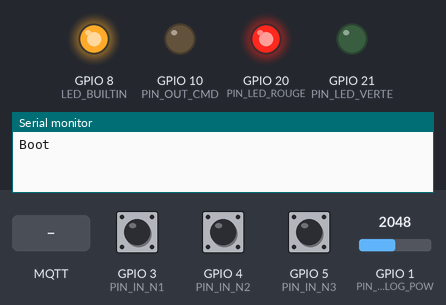
Recording of a sketch running on a simulated ESP32-C3. On the bench: output pins drawn as LEDs (lit = HIGH), the last lines printed to the serial monitor. Dashed ring = blinking. Inputs (shaded band) come from the test bench; at power-on: GPIO 1 (PIN_ANALOG_POW) = 2048, GPIO 3 (PIN_IN_N1) HIGH, GPIO 4 (PIN_IN_N2) HIGH, GPIO 5 (PIN_IN_N3) HIGH. No MQTT or app messages arrive unless stated.

Above: at 1.5 s.
1.6 s: MQTT message "on" arrives on the first subscribed topic
At 2.08 s:
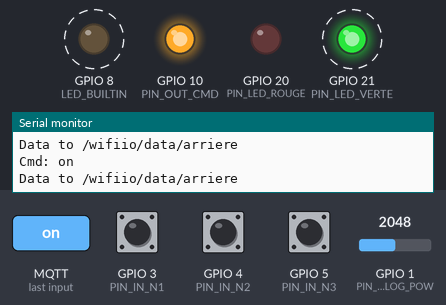
4.6 s: MQTT message "off" arrives on the first subscribed topic
At 5.7 s:
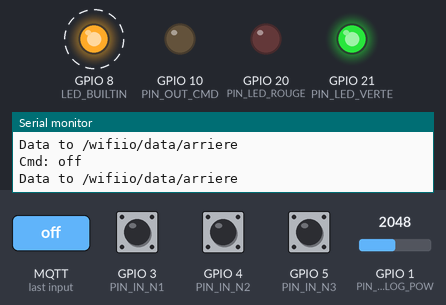
7.6 s: MQTT message "ping" arrives on the first subscribed topic
At 13.2 s:
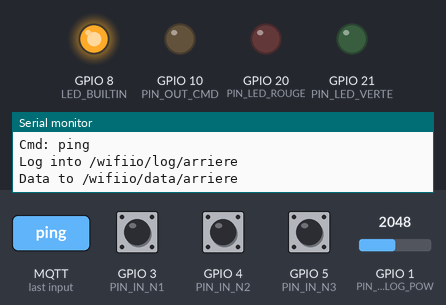
Timing chart, 0 to 19.6 s (numbered marks = the images above; inputs shaded):
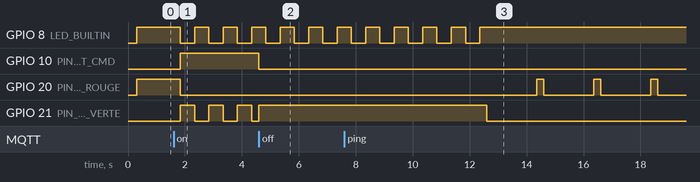

The sketch:

jard_c3_mqtt.ino
```cpp
/**
 * @file jard_c3_mqtt.ino
 * @brief ESP32-C3 - Gestion d'un noeud WIFI-IO de controle de cuve
 *
 * NOLOGO - ESP C3 super mini
 *
 * LED Verte   : Fiwe=ON, Clignote si EV active
 * LED interne : Clignote rapide si activité réseau, éteinte si nada
 * LED Rouge   : Fixe=Pas de Wifi, Rapide=Pas de Mqtt, Lent(2s)=Off
 */

#include <WiFi.h>
#include <EspMQTTClient.h>

#include "timer.h"
#include "analog.hpp"

#include "esp_system.h"
#include "esp_sleep.h"
// #include "esp_task_wdt.h"       // Optionnel si tu veux gérer le WDT proprement

//#define NODE_MAIN
//#define NODE_PAUL
//#define NODE_REDUIT
//#define NODE_BARBEC
#define NODE_ARRIERE
//#define NODE_TERRASSE
//#define NODE_TEST

#define VERSION "V1.0-ESP32C3"

/**
 * Reglages
 */
#define TIME_BEFORE_SLEEP_S   (60*60)
#define TIME_BEFORE_FIRST_S   (3*60)
#define TIME_REPEAT_FIRST_S   (20)
#define TIME_CYCLE_MS         (100)
#define TIMEOUT_COMM_S        (5)
#define SLEEPING_TIME_MIN     (30)

/**
 * Credentials Wifi et MQTT
 */
#define WIFI_ID       "Domotique"
#define WIFI_PWD      "94582604"
#define MQTT_IP       "192.168.3.200"
#define MQTT_LOGIN    "toto"
#define MQTT_PWD      "toto"

/**
 * Brochage ESP32-C3 (EXEMPLES) : A ADAPTER !
 * - Choisis des GPIO dispo sur ta carte C3
 * - Pour l'ADC, il faut un GPIO ADC (ADC1) supporté par ton module
 */
#define PIN_IN_N1       3
#define PIN_IN_N2       4
#define PIN_IN_N3       5
#define PIN_OUT_CMD     10
#define PIN_LED_ROUGE   20
#define PIN_LED_VERTE   21

// ADC: sur ESP32-C3, analogRead() se fait sur un GPIO ADC (ex: GPIO0/1/2/3/4 selon carte)
// Mets ici un GPIO réellement câblé vers ta mesure tension
#define PIN_ANALOG_POW  1

/**
 * Sujets MQTT
 */
#define TOPIC_PREFIX  "/wifiio"
#define TOPIC_CMD     "cmd"
#define TOPIC_DATA    "data"
#define TOPIC_LOG     "log"

bool g_comm_ok=false;
bool g_lvl_1=false;
bool g_lvl_2=false;
bool g_lvl_3=false;
int  g_rssi=0;
bool g_cmd_pump=false;
unsigned long g_tick_s=0;
bool g_flg250ms=false;
bool g_flg500ms=false;
bool g_flg1s=false;
bool g_flg2s=false;
bool g_flgImp500ms=false;
bool g_flgImp1s=false;
bool g_flgImp2s=false;

typedef enum
{
  OTHER,
  NORMAL,
  HARD_WDG,
  SOFT_WDG
} E_BOOT_REASON;

E_BOOT_REASON g_eBootReason;
bool g_boot_event_sent=false;

Analog anVoltage=Analog();

Timer tmrComm((unsigned long)TIMEOUT_COMM_S*1000UL);
Timer tmrBeforeSleep((unsigned long)TIME_BEFORE_SLEEP_S*1000UL);
Timer tmrGotoSleep(5000UL);

Timer tmrCycle((unsigned long)TIME_CYCLE_MS,false);
Timer tmr250ms(250UL,false);

Timer tmrBeforeFirst((unsigned long)TIME_BEFORE_FIRST_S*1000UL);
Timer tmrRepeatFirst((unsigned long)TIME_REPEAT_FIRST_S*1000UL,false);

#ifdef NODE_TEST
  char NAME[]="test";
#endif
#ifdef NODE_MAIN
  char NAME[]="main";
#endif
#ifdef NODE_PAUL
  char NAME[]="paul";
#endif
#ifdef NODE_REDUIT
  char NAME[]="reduit";
#endif
#ifdef NODE_BARBEC
  char NAME[]="barbec";
#endif
#ifdef NODE_ARRIERE
  char NAME[]="arriere";
#endif
#ifdef NODE_TERRASSE
  char NAME[]="terrasse";
#endif


EspMQTTClient mqttClient(
  WIFI_ID,
  WIFI_PWD,
  MQTT_IP,
  MQTT_LOGIN,
  MQTT_PWD,
  NAME
);

void sendLog(const char *strMsg)
{
  char strTopicLog[64];
  snprintf(strTopicLog,sizeof(strTopicLog),"%s/%s/%s",TOPIC_PREFIX,TOPIC_LOG,NAME);
  Serial.print("Log into ");
  Serial.println(strTopicLog);
  mqttClient.publish(strTopicLog, strMsg);
}

void addBool(char *strJson,const char *strKey,bool val)
{
  strcat(strJson,"\"");
  strcat(strJson,strKey);
  strcat(strJson,"\":");
  strcat(strJson, val ? "true" : "false");
}

void addInt(char *strJson,const char *strKey,int val)
{
  strcat(strJson,"\"");
  strcat(strJson,strKey);
  strcat(strJson,"\":");
  char tmp[16];
  snprintf(tmp,sizeof(tmp),"%d",val);
  strcat(strJson,tmp);
}

void addUshort(char *strJson,const char *strKey,unsigned short val)
{
  strcat(strJson,"\"");
  strcat(strJson,strKey);
  strcat(strJson,"\":");
  char tmp[16];
  snprintf(tmp,sizeof(tmp),"%u",val);
  strcat(strJson,tmp);
}

void addULong(char *strJson,const char *strKey,unsigned long val)
{
  strcat(strJson,"\"");
  strcat(strJson,strKey);
  strcat(strJson,"\":");
  char tmp[24];
  snprintf(tmp,sizeof(tmp),"%lu",val);
  strcat(strJson,tmp);
}

void sendData(void)
{
  char strTopicData[64];
  snprintf(strTopicData,sizeof(strTopicData),"%s/%s/%s",TOPIC_PREFIX,TOPIC_DATA,NAME);
  Serial.print("Data to ");
  Serial.println(strTopicData);

  char strData[255]="";
  strcat(strData,"{");
  addBool(strData,"cmd",g_cmd_pump); strcat(strData,",");
  addBool(strData,"n1",g_lvl_1);     strcat(strData,",");
  addBool(strData,"n2",g_lvl_2);     strcat(strData,",");
  addBool(strData,"n3",g_lvl_3);     strcat(strData,",");
  addInt (strData,"rssi",g_rssi);    strcat(strData,",");

  // ⚠️ Calibration ADC différente sur ESP32-C3 !
  // Tu auras probablement besoin d'ajuster cette formule.
  // Ici on garde ton ancien calcul en "placeholder".
  unsigned short dxvolt = (unsigned short)(120UL * anVoltage.get() / 3286UL);
  addUshort(strData,"pwr",dxvolt);   strcat(strData,",");
  addULong(strData,"tick",g_tick_s);
  strcat(strData,"}");

  mqttClient.publish(strTopicData, strData);
}

void onReceiveCmd(const String &payload)
{
  Serial.print("Cmd: ");
  Serial.println(payload);

  tmrBeforeFirst.stop();
  tmrRepeatFirst.stop();

  if (tmrGotoSleep.isRunning())
  {
    Serial.println("Cmd ignoree car veille demandee.");
    return;
  }

  if (payload=="on")
    g_cmd_pump=true;
  else if (payload=="off")
    g_cmd_pump=false;
  else if (payload=="sleep")
  {
    g_cmd_pump=false;
    sendLog("Demande de faire dodo!");
    tmrGotoSleep.start();
  }
  else if (payload=="ping")
    sendLog("pong");
  else if (payload=="tstwdg")
  {
    while (1) { } // laisser le watchdog faire son boulot
  }
  else if (payload=="tstwdg2")
  {
    // Sur ESP32, désactiver le WDT n'est pas "ESP.wdtDisable()".
    // Si tu en as besoin, on le fera proprement avec esp_task_wdt_*.
    sendLog("tstwdg2 non implemente (ESP32)");
    while (1) { }
  }

  sendData();

  g_comm_ok=true;
  tmrComm.start();
  tmrBeforeSleep.start();
}

void onConnectionEstablished()
{
  char strTopicCmd[64];
  snprintf(strTopicCmd,sizeof(strTopicCmd),"%s/%s/%s",TOPIC_PREFIX,TOPIC_CMD,NAME);
  mqttClient.subscribe(strTopicCmd,onReceiveCmd);

  char strConnMsg[80];
  snprintf(strConnMsg,sizeof(strConnMsg),"Connected %s (%s %s)",VERSION,__DATE__,__TIME__);

  sendLog(strConnMsg);
  sendData();

  if (!g_boot_event_sent)
  {
    switch (g_eBootReason)
    {
      case NORMAL:   break;
      case SOFT_WDG: sendLog("SOFT WDG!"); break;
      case HARD_WDG: sendLog("HARD WDG!"); break;
      case OTHER:    sendLog("OTHER BOOT!"); break;
    }
    g_boot_event_sent=true;
  }
}

void setup_mqtt(void)
{
  static char strName[32];
  snprintf(strName,sizeof(strName),"wifiio_%s",NAME);
  mqttClient.setMqttClientName(strName);

  mqttClient.enableMQTTPersistence();
  mqttClient.enableDebuggingMessages(); // si tu veux tracer
}

inline void _point(void)
{
  digitalWrite(PIN_LED_ROUGE,LOW);
  digitalWrite(LED_BUILTIN,LOW);
  delay(100);
  digitalWrite(PIN_LED_ROUGE,HIGH);
  digitalWrite(LED_BUILTIN,HIGH);
  delay(200);
}

inline void _trait(void)
{
  digitalWrite(PIN_LED_ROUGE,LOW);
  digitalWrite(LED_BUILTIN,LOW);
  delay(400);
  digitalWrite(PIN_LED_ROUGE,HIGH);
  digitalWrite(LED_BUILTIN,HIGH);
  delay(200);
}

inline void _sos(void)
{
  for (int i=0;i<10;i++)
  {
    digitalWrite(PIN_OUT_CMD,LOW);

    for (int j=0;j<3;j++) _point();
    delay(100);

    for (int j=0;j<3;j++) _trait();
    delay(100);

    for (int j=0;j<3;j++) _point();

    delay(1000);
  }
}

static E_BOOT_REASON mapBootReason()
{
  // ESP32: cause de reset
  esp_reset_reason_t r = esp_reset_reason();

  switch (r)
  {
    case ESP_RST_POWERON:
    case ESP_RST_SW:
    case ESP_RST_EXT:
      return NORMAL;

    case ESP_RST_TASK_WDT:
      return SOFT_WDG;

    case ESP_RST_WDT:
    case ESP_RST_PANIC:
      return HARD_WDG;

    default:
      return OTHER;
  }
}

void setup()
{
  pinMode(PIN_OUT_CMD,OUTPUT);
  digitalWrite(PIN_OUT_CMD,LOW);

  pinMode(PIN_LED_ROUGE,OUTPUT);
  digitalWrite(PIN_LED_ROUGE,LOW);

  pinMode(LED_BUILTIN,OUTPUT);
  digitalWrite(LED_BUILTIN,LOW);

  pinMode(PIN_LED_VERTE,OUTPUT);
  digitalWrite(PIN_LED_VERTE,LOW);

  pinMode(PIN_IN_N1,INPUT_PULLUP);
  pinMode(PIN_IN_N2,INPUT_PULLUP);
  pinMode(PIN_IN_N3,INPUT_PULLUP);

  pinMode(PIN_ANALOG_POW,INPUT);

  Serial.begin(9600);
  delay(300);
  Serial.println("Boot");

  g_eBootReason = mapBootReason();
  g_boot_event_sent = false;

  if ((g_eBootReason==SOFT_WDG) || (g_eBootReason==HARD_WDG))
    _sos();

  setup_mqtt();

  g_comm_ok=false;

  tmrComm.start();
  tmrCycle.start();
  tmrBeforeSleep.start();
  tmrBeforeFirst.start();
  tmrRepeatFirst.start();
  tmr250ms.start();
}

void goDeepSleep()
{
  g_cmd_pump=false;
  digitalWrite(PIN_OUT_CMD,LOW);
  digitalWrite(PIN_LED_ROUGE,LOW);
  digitalWrite(PIN_LED_VERTE,LOW);
  digitalWrite(LED_BUILTIN,HIGH);


  // Réveil timer uniquement (simple et fiable)
  uint64_t us = (uint64_t)SLEEPING_TIME_MIN * 60ULL * 1000000ULL;
  esp_sleep_enable_timer_wakeup(us);
  esp_deep_sleep_start();
}

void loop()
{
  // Lecture des niveaux
  g_lvl_1 = (digitalRead(PIN_IN_N1)==LOW);
  g_lvl_2 = (digitalRead(PIN_IN_N2)==LOW);
  g_lvl_3 = (digitalRead(PIN_IN_N3)==LOW);

  // Lecture lente tension + RSSI
  if (tmrCycle.tick())
  {
    unsigned short tmp = (unsigned short)analogRead(PIN_ANALOG_POW);
    anVoltage.latch(tmp);

    g_rssi = WiFi.RSSI();
  }

  // Timeout comm
  if (tmrComm.tick())
    g_comm_ok=false;

  // Pompe OFF si plus de comm
  if (!g_comm_ok)
    g_cmd_pump=false;

  // Pompe OFF si on va dormir
  if (tmrGotoSleep.isRunning())
    g_cmd_pump=false;

  // MQTT
  mqttClient.loop();

  // Phase post-boot : on renvoie les data en boucle
  if (tmrBeforeFirst.isRunning())
  {
    if (tmrRepeatFirst.tick())
      sendData();
  }

  // Fin du temps post-boot sans commande -> sommeil
  if (tmrBeforeFirst.tick())
  {
    Serial.println("Pas de reponse...");
    sendLog("No answer means sleep...");
    tmrGotoSleep.start();
  }

  // Au bout d'1h sans commande -> demande de sommeil
  if (tmrBeforeSleep.tick())
  {
    Serial.println("Sleep...");
    sendLog("Now time to sleep...");
    tmrGotoSleep.start();
  }

  // Deadline avant sommeil -> deep sleep
  if (tmrGotoSleep.tick())
    goDeepSleep();

  // Tick 250 milli-secondes
  if (tmr250ms.tick())
  {
    g_flgImp500ms=false;
    g_flgImp1s=false;
    g_flgImp2s=false;

    g_flg250ms=!g_flg250ms;
    if (g_flg250ms==false)
    {
      g_flgImp500ms=true;
      g_flg500ms=!g_flg500ms;
      if (g_flg500ms==false)
      {
        g_flgImp1s=true;
        g_flg1s=!g_flg1s;
        g_tick_s++;
        if (g_flg1s==false)
        {
          g_flgImp2s=true;
          g_flg2s=!g_flg2s;
        }
      }
    }
  }

  // Application sortie pompe + LED
  if (g_cmd_pump)
  {
    digitalWrite(PIN_OUT_CMD,HIGH);
    digitalWrite(PIN_LED_VERTE,g_flg500ms==true?HIGH:LOW);
  }
  else
  {
    digitalWrite(PIN_OUT_CMD,LOW);
    digitalWrite(PIN_LED_VERTE,g_comm_ok==true?HIGH:LOW);
  }

  if (g_comm_ok==true)
  {
    digitalWrite(LED_BUILTIN,g_flg500ms==true ? LOW : HIGH);
    digitalWrite(PIN_LED_ROUGE,LOW);
  }
  else
  {
    digitalWrite(LED_BUILTIN,HIGH);

    if (!mqttClient.isWifiConnected())
    {
      digitalWrite(PIN_LED_ROUGE,HIGH);
    }
    else if (!mqttClient.isMqttConnected())
    {
      digitalWrite(PIN_LED_ROUGE,g_flg250ms==true ? HIGH : LOW);
    }
    else
    {
      digitalWrite(PIN_LED_ROUGE,g_flgImp2s==true ? HIGH : LOW);
    }
  }
}
```

analog.hpp
```cpp
/**
 * @file analog.hpp
 * @brief Gestion d'une mesure analogique (avec filtrage)
*/
#ifndef ANALOG_HEADER_INCLUDED
#define ANALOG_HEADER_INCLUDED

#define MAX_ANALOG_VALS   (4)

/**
 * @class Analog
 * @brief Gestion d'une valeur analogique
*/
class Analog
{
  private:
    unsigned short m_vals[MAX_ANALOG_VALS]; ///< Buffer des valeurs analogiques pour faire la moyenne
    unsigned char m_bSize;                  ///< Taille utilisee pour faire la moyenne
    unsigned char m_bCur;                   ///< Position derniere valeur analogique mesuree

  public:
    /**
     * @brief Constructeur
    */
    Analog()
    {
      m_bSize=MAX_ANALOG_VALS;
      m_bCur=0;
      for (int i=0;i<MAX_ANALOG_VALS;i++)
      {
        m_vals[i]=0;
      }
    }

    /**
     * @brief Constructeur
     * @param[in] bSize Nombre d'echantillons pour la moyenne
    */
    Analog(unsigned char bSize)
    {
      m_bSize=bSize;
      if (m_bSize==0)
        m_bSize=1;

      m_bCur=0;
      for (int i=0;i<MAX_ANALOG_VALS;i++)
      {
        m_vals[i]=0;
      }
    }

    /**
     * @brief Capture d'une valeur analogique
     * @param val Valeur capturee
    */
    void latch(unsigned short usValue)
    {
      m_vals[m_bCur]=usValue;
      m_bCur++;
      if (m_bCur>=m_bSize)
        m_bCur=0;
    }

    /**
     * @brief Reinitialisation (Effacer la memoire)
    */
    void reinit(void)
    {
      m_bCur=0;
      for (int i=0;i<MAX_ANALOG_VALS;i++)
      {
        m_vals[i]=0;
      }
    }

    /**
     * @brief Retourne la dernière valeur
     * @return Derniere valeur mesuree
    */
    unsigned short get(void)
    {
      unsigned long ul=0;
      for (int i=0;i<m_bSize;i++)
      {
        ul+=m_vals[i];
      }

      return ul/m_bSize;
    }
};

#endif
```

timer.cpp
```cpp
/**
 * @file timer.cpp
 * @brief IMPLEMENTATION - Gestion d'un timer en ms
*/
#include "timer.h"
#include <arduino.h>

Timer::Timer(unsigned long duration_ms,bool single)
{
  this->tick0_ms=millis();
  this->duration_ms=duration_ms;
  this->running=false;
  this->single=single;
}

unsigned long Timer::getRemaining_ms(void)
{
    unsigned long t=millis();
    unsigned long delta_ms=0;

    if (t>=tick0_ms)
      delta_ms=t-tick0_ms;
    else
      delta_ms=0xFFFFFFFF-tick0_ms+t;

    if ( (delta_ms>=duration_ms) || (running==false) )
      return 0;
    else
      return duration_ms-delta_ms;
}

unsigned long Timer::getDuration_ms(void)
{
  return duration_ms;
}

bool Timer::tick(void)
{
  unsigned long remain_ms=getRemaining_ms();

  if (running==true)
  {
    if (remain_ms==0)
    {
      if (single==true)
      {
        running=false;
      }

      this->tick0_ms=millis();

      return true;
    }
  }

  return false;
}

void Timer::setDuration_ms(unsigned long duration_ms)
{
  this->duration_ms=duration_ms;
}

bool Timer::isRunning(void)
{
  return running;
}

void Timer::stop(void)
{
  this->running=false;
}

void Timer::start(void)
{
  this->running=true;
  this->tick0_ms=millis();
}
```

timer.h
```cpp
/**
 * @file timer.h
 * @brief EN-TETE - Gestion d'un timer en ms
*/
#ifndef TIMER_HEADER_INCLUDED
#define TIMER_HEADER_INCLUDED

/**
 * @class Timer
 * @brief Classe timer (en ms)
*/
class Timer
{
  private:
    unsigned long tick0_ms;     ///< Tick de reference pour la mesure du temps
    unsigned long duration_ms;  ///< Duree du timer pre-programmee
    bool running;               ///< Etat running du timer
    bool single;                ///< Time a simple declenchement (si false, le timer declenche periodiquement et se rearme tout seul)

  public:
    /**
     * @brief Constructeur
     * @param[in] duration_ms Duree avant declenchement (en ms)
     * @param[in] single true si le timer ne doit pas se rearmer automatiquement
    */
    Timer(unsigned long duration_ms=1000,bool single=true);

    /**
     * @brief Fonction a appeler periodiquement aussi rapidement que possible
     * @return true lorsque le timer arrive a echeance (Le tick suivant renverra false)
    */
    bool tick(void);

    /**
     * @brief Regle le temps avant déclenchement
     * @param[in] duration_ms Temps avant declenchement (en ms)
    */
    void setDuration_ms(unsigned long duration_ms);

    /**
     * @brief Stop du timer
    */
    void stop(void);

    /**
     * @brief Demarrage du timer (il va declencher au bout de duration_ms)
    */
    void start(void);

    /**
     * @brief Indique si le timer est en fonctionnement
     * @return true si le timer est en fonctionnement
    */
    bool isRunning(void);

    /**
     * @brief Retourne le temps restant avant declenchement (en ms)
     * @return Temps restant avant declenchement (en ms)
    */
    unsigned long getRemaining_ms(void);

    /**
     * @brief Retourne le temps de declenchement pré-programmé
     * @return Temps de declenchement du timer (en ms)
    */
    unsigned long getDuration_ms(void);
};
#endif
```

Measured:
- after the input at 1.6 s, GPIO 8 (LED_BUILTIN), GPIO 21 (PIN_LED_VERTE): alternates HIGH for 0.50 s and LOW for 0.50 s, starting after 0.24 s; GPIO 10 (PIN_OUT_CMD): LOW → HIGH after 0.24 s
- after the input at 4.6 s, GPIO 10 (PIN_OUT_CMD): HIGH → LOW after 0.00 s instead of 2.2 s
- after the input at 7.6 s, GPIO 21 (PIN_LED_VERTE): HIGH → LOW after 5.0 s instead of 2.0 s
